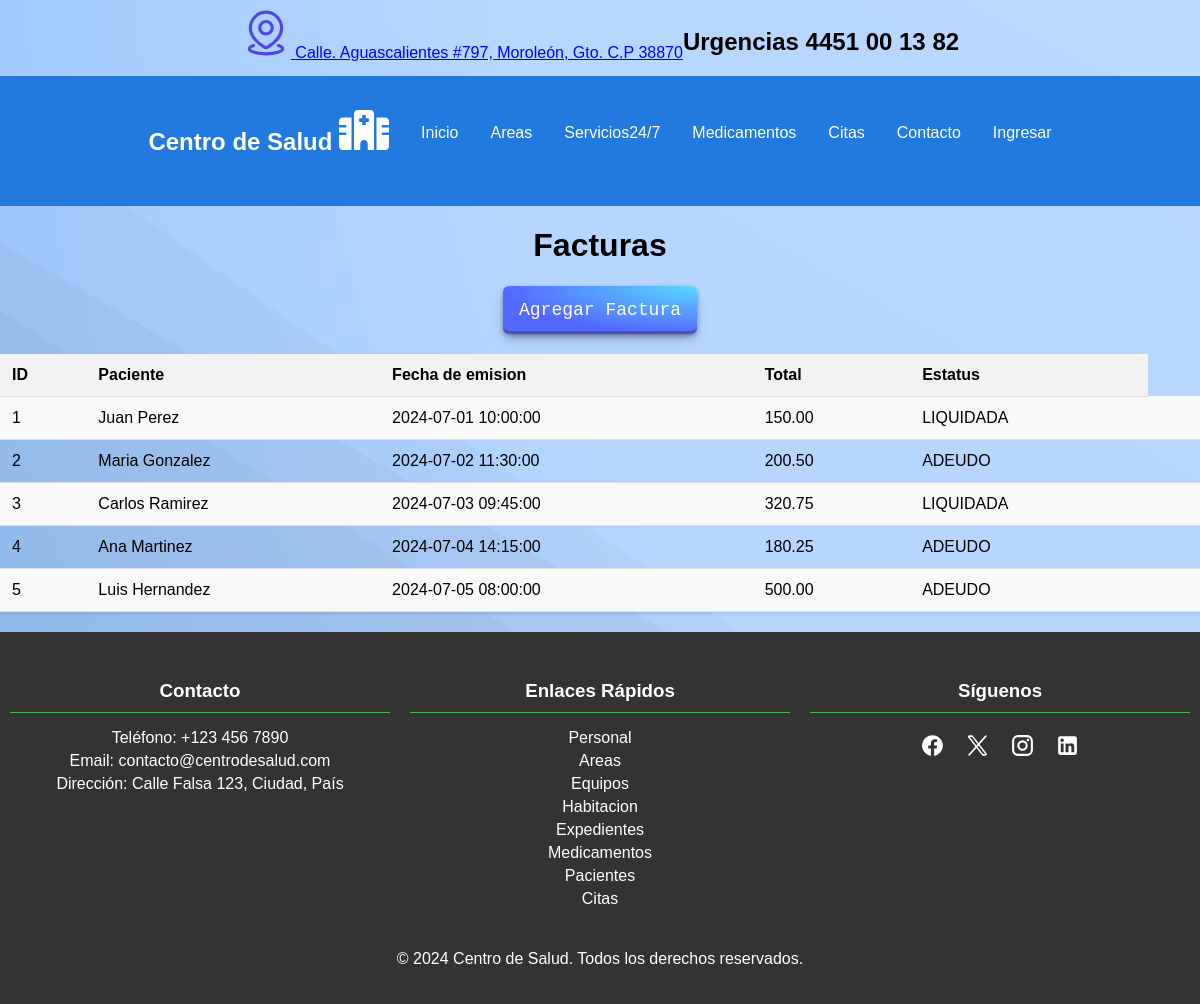
Screenshot of /facturas.php with the database file from the repository.
### tables this page shows
CREATE TABLE Facturas (
    id_factura INT AUTO_INCREMENT PRIMARY KEY,
    id_paciente INT,
    fecha_emision DATETIME,
    total DECIMAL(10, 2) DEFAULT 0.00,
    pagada BOOLEAN DEFAULT FALSE,
    FOREIGN KEY (id_paciente) REFERENCES Pacientes(id_paciente)
);

### facturas.php (the view, shortened to what this page needs)
<!DOCTYPE html>
<html lang="en">
<head>
    <link rel="stylesheet" href="css/style.css">
</head>
<body>
    <?php include 'assets/header.php'; ?>
    <h1>Facturas</h1>
    <a href="agregar_factura.php" class="button-29">Agregar Factura</a>
    <?php
    include 'includes/conexion.php';
    $sql = "SELECT
    f.id_factura,
    CONCAT(p.nombre, ' ', p.apellido) AS nombre_completo,
    f.fecha_emision,
    f.total,
    CASE
        WHEN f.pagada = 1 THEN 'LIQUIDADA'
        WHEN f.pagada = 0 THEN 'ADEUDO'
    END AS estatus
    FROM
    facturas f
    JOIN
    pacientes p ON f.id_paciente = p.id_paciente;";
    $resultado = $conn->query($sql);
    if ($resultado->num_rows > 0) {
        echo "<table>";
        echo "<tr><th>ID</th><th>Paciente</th><th>Fecha de emision</th><th>Total</th><th>Estatus</th></tr>";
        while($fila = $resultado->fetch_assoc()) {
                echo "<tr>";
                echo "<td>" . htmlspecialchars($fila["id_factura"]) . "</td>";
                echo "<td>" . htmlspecialchars($fila["nombre_completo"]) . "</td>";
                echo "<td>" . htmlspecialchars($fila["fecha_emision"]) . "</td>";
                echo "<td>" . htmlspecialchars($fila["total"]) . "</td>";
                echo "<td>" . htmlspecialchars($fila["estatus"]) . "</td>";
                echo "<td>";
                echo "</td>";
                echo "</tr>";
        }
        echo "</table>";
    } else {
        echo "No se encontraron resultados";
    }
    ?>
</body>
</html>

### css/style.css (style rules this page uses)
body { display: flex; flex-direction: column; min-height: 100vh; justify-content: center; align-items: center; font-family: Arial, sans-serif; margin: 0; }
footer { width: 100%; background-color: #333; color: white; padding: 20px 0; text-align: center; }
footer .container { display: flex; flex-wrap: wrap; justify-content: space-around; max-width: 1366px; margin: 0 auto; }
footer .column { flex: 1; margin: 10px; min-width: 200px; }
footer h3 { border-bottom: 1px solid #4CAF50; padding-bottom: 10px; margin-bottom: 10px; }
footer ul { list-style-type: none; padding: 0; }
footer ul li { margin: 5px 0; }
footer ul li a { color: white; text-decoration: none; }
footer .social-icons { display: flex; justify-content: center; margin: 20px 0; }
footer .social-icons a { color: white; text-decoration: none; margin: 0 10px; font-size: 24px; }
.button-29 { align-items: center; appearance: none; background-image: radial-gradient(100% 100% at 100% 0, #5adaff 0, #5468ff 100%); border: 0; border-radius: 6px; box-shadow: rgba(45, 35, 66, .4) 0 2px 4px, rgba(45, 35, 66, .3) 0 7px 13px -3px, rgba(58, 65, 111, .5) 0 -3px 0 inset; box-sizing: border-box; color: #fff; cursor: pointer; display: inline-flex; font-family: "JetBrains Mono", monospace; height: 48px; justify-content: center; line-height: 1; list-style: none; overflow: hidden; padding-left: 16px; padding-right: 16px; position: relative; text-align: left; text-decoration: none; transition: box-shadow .15s, transform .15s; user-select: none; -webkit-user-select: none; touch-action: manipulation; white-space: nowrap; will-change: box-shadow, transform; font-size: 18px; }
table { width: 100%; border-collapse: collapse; margin: 20px 0; box-shadow: 0 2px 3px rgba(0, 0, 0, 0.1); }
table th, table td { padding: 12px; text-align: left; border-bottom: 1px solid #ddd; }
table th { background-color: #f2f2f2; }
table tr:nth-child(even) { background-color: #f9f9f9; }

### rows the page displays
facturas: id_factura "1", nombre_completo "Juan Perez", fecha_emision "2024-07-01 10:00:00", total "150.00", estatus "LIQUIDADA"
facturas: id_factura "2", nombre_completo "Maria Gonzalez", fecha_emision "2024-07-02 11:30:00", total "200.50", estatus "ADEUDO"
facturas: id_factura "3", nombre_completo "Carlos Ramirez", fecha_emision "2024-07-03 09:45:00", total "320.75", estatus "LIQUIDADA"
facturas: id_factura "4", nombre_completo "Ana Martinez", fecha_emision "2024-07-04 14:15:00", total "180.25", estatus "ADEUDO"
facturas: id_factura "5", nombre_completo "Luis Hernandez", fecha_emision "2024-07-05 08:00:00", total "500.00", estatus "ADEUDO"
